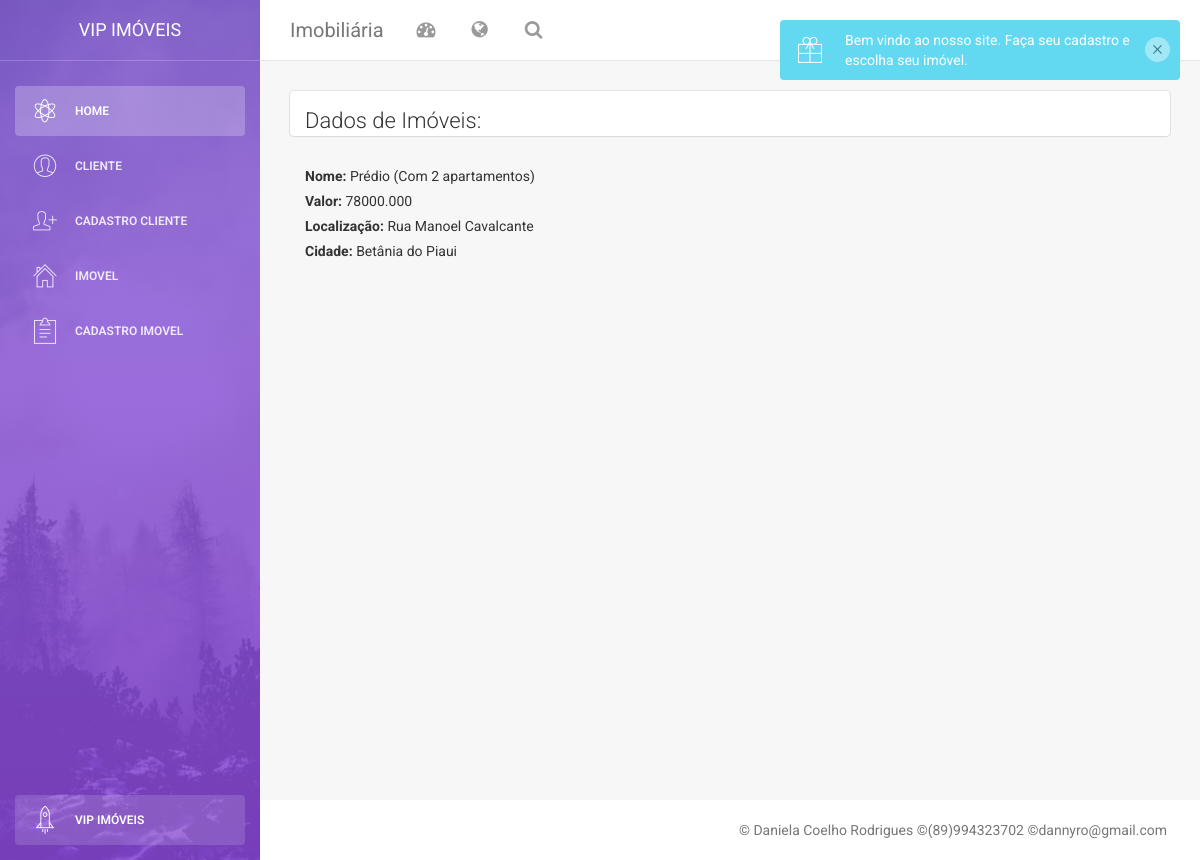
The page /imoveis/imovel/3/ on the database as committed earlier.
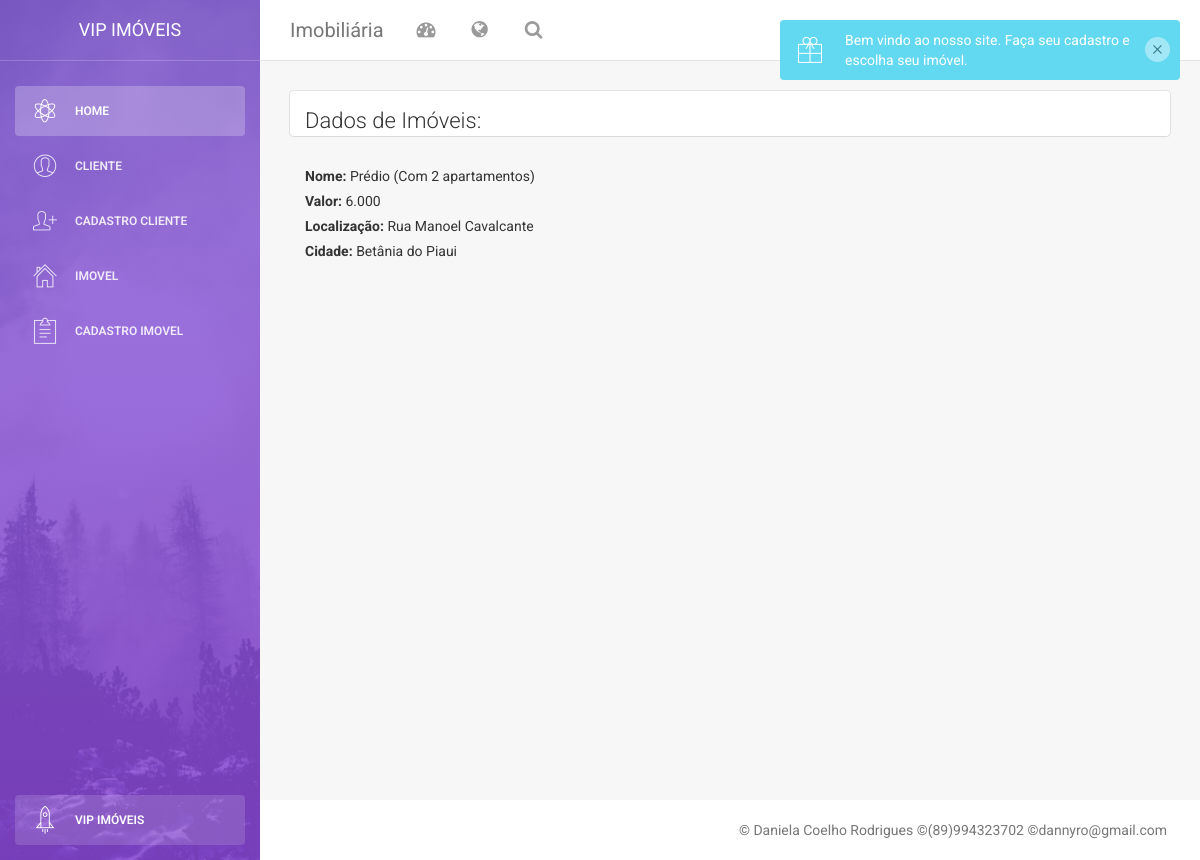
The same page on the database as committed later.
### imoveis/models.py (models this page shows)
class Imovel(models.Model):
    nome = models.CharField(max_length=30)
    valor = models.DecimalField(max_digits=10, decimal_places=3)
    localizacao = models.CharField(max_length=50)
    cidade = models.CharField(max_length=50)

### imoveis/views.py (the view)
# urls.py: path('imovel/<int:imovel_id>/', views.imovel_show),
def imovel_show(request, imovel_id):
    imovel = Imovel.objects.get(pk=imovel_id)
    return render(request, 'imovel/show.html', {'imovel':imovel})

### imoveis/templates/imovel/show.html
{% extends "base.html" %} {% block daniela %}
<div class="row">
    <div class="col-md-12">
        <div class="card">
            <div class="header">
                <h4 class="title">Dados de Imóveis:</h4>
            </div>
        </div>
        <div class="col-md-12">
            <div>
                <label>Nome:</label>
                {{imovel.nome}}
            </div>
            <div>
                <label>Valor:</label>
                {{imovel.valor}}
            </div>
            <div>
                <label>Localização:</label>
                {{imovel.localizacao}}
            </div>
            <div>
                <label>Cidade:</label>
                {{imovel.cidade}}
            </div>
        </div>
    </div>
</div>
{% endblock %}

Rows that differ between the two databases and show on the page:
changed Imovel "Prédio (Com 2 apartamentos)": valor "78000.000" → "6.000"
